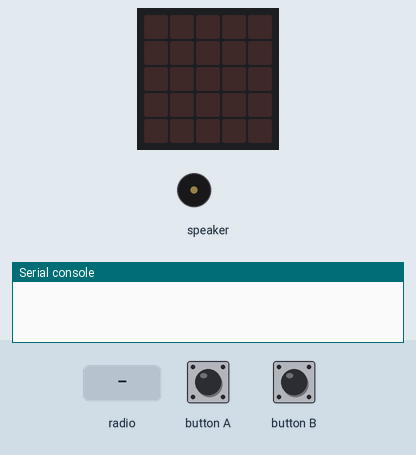
Simulated run of this program. Board: Calliope mini (MakeCode). Shown: the board's 5×5 LED display, buzzer (waves = sounding), the last lines printed to the serial console. The test bench sets the inputs (shaded band). No radio messages arrive unless stated (any console line starting 'radio sent:' is added by the test bench).

Above: at 1.2 s.
1.3 s: button A pressed for 0.15 s
At 3.3 s:
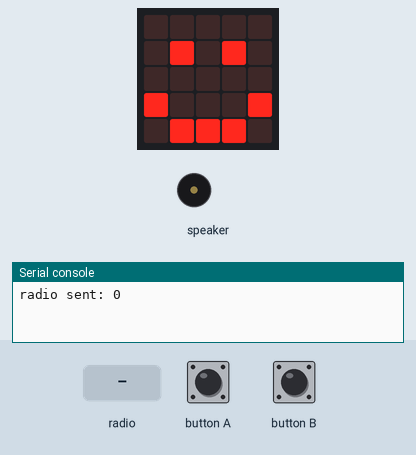
3.6 s: button B pressed for 0.15 s
At 5.0 s:
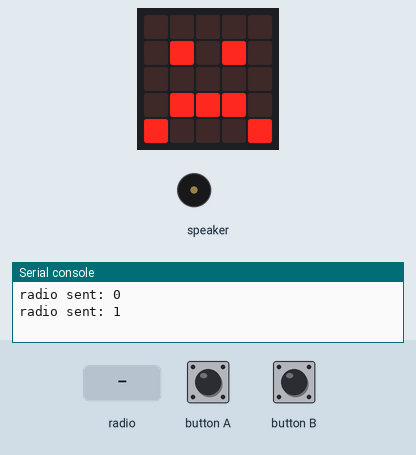
5.9 s: radio message "0" arrives
At 6.42 s:
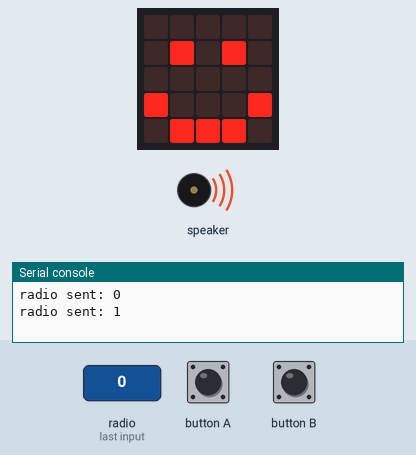
8.0 s: radio message "1" arrives
At 9.52 s:
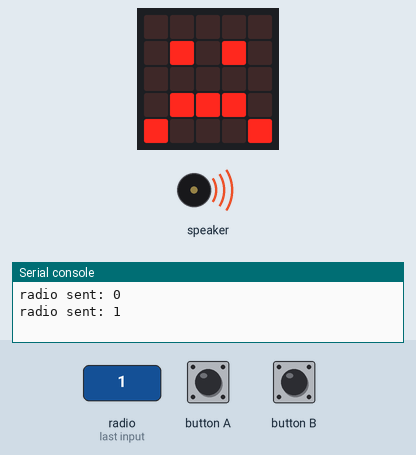
Timing chart, 0 to 11.2 s (numbered marks = the images above; inputs shaded):
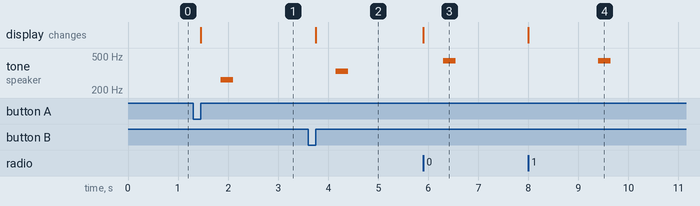

The program:

main.ts
```typescript
let zahl = 0
radio.onReceivedNumber(function (receivedNumber) {
    zahl = receivedNumber
    if (zahl == 0) {
        basic.showLeds(`
            . . . . .
            . # . # .
            . . . . .
            # . . . #
            . # # # .
            `)
        music.playTone(440, music.beat(BeatFraction.Half))
        basic.pause(1000)
    } else if (zahl == 1) {
        basic.showLeds(`
            . . . . .
            . # . # .
            . . . . .
            . # # # .
            # . . . #
            `)
        basic.pause(1000)
        music.playTone(440, music.beat(BeatFraction.Half))
    } else {
        basic.showLeds(`
            . . . . .
            . . . . .
            . . . . .
            . . . . .
            . . . . .
            `)
    }
})
input.onButtonEvent(Button.A, input.buttonEventClick(), function () {
    basic.showLeds(`
        . . . . .
        . # . # .
        . . . . .
        # . . . #
        . # # # .
        `)
    radio.sendNumber(0)
    music.playTone(262, music.beat(BeatFraction.Half))
})
input.onButtonEvent(Button.B, input.buttonEventClick(), function () {
    basic.showLeds(`
        . . . . .
        . # . # .
        . . . . .
        . # # # .
        # . . . #
        `)
    radio.sendNumber(1)
    music.playTone(330, music.beat(BeatFraction.Half))
})
basic.forever(function () {
    radio.setGroup(100)
    radio.setTransmitPower(7)
})
```

test.ts
```typescript
// Hier kann man Tests durchführen; diese Datei wird nicht kompiliert, wenn dieses Paket als Erweiterung verwendet wird.
```

Measured:
- after the input at 1.3 s, tone on speaker: silent → 262 Hz after 0.55 s, → silent 0.25 s later; the display: changes after 0.15 s (image 1)
- after the input at 3.6 s, tone on speaker: silent → 330 Hz after 0.55 s, → silent 0.25 s later; the display: changes after 0.15 s (image 2)
- after the input at 5.9 s, tone on speaker: silent → 440 Hz after 0.40 s, → silent 0.25 s later; the display: changes at once (image 3)
- after the input at 8.0 s, tone on speaker: silent → 440 Hz after 1.4 s, → silent 0.25 s later; the display: changes at once (image 4)
